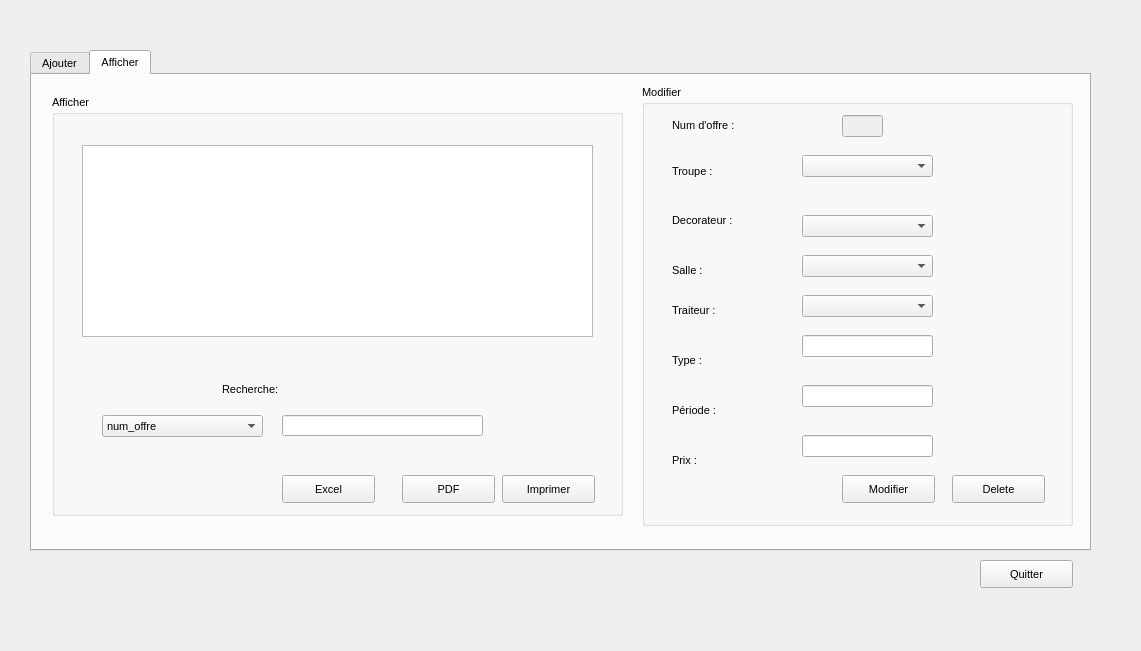
<?xml version="1.0" encoding="UTF-8"?>
<ui version="4.0">
 <class>gestionoffre</class>
 <widget class="QDialog" name="gestionoffre">
  <property name="geometry">
   <rect>
    <x>0</x>
    <y>0</y>
    <width>1141</width>
    <height>651</height>
   </rect>
  </property>
  <property name="font">
   <font>
    <pointsize>8</pointsize>
   </font>
  </property>
  <property name="windowTitle">
   <string>Gestion des offres</string>
  </property>
  <widget class="QTabWidget" name="Ajouter_2">
   <property name="geometry">
    <rect>
     <x>30</x>
     <y>50</y>
     <width>1061</width>
     <height>501</height>
    </rect>
   </property>
   <property name="font">
    <font>
     <family>MS Shell Dlg 2</family>
     <pointsize>8</pointsize>
     <weight>50</weight>
     <bold>false</bold>
    </font>
   </property>
   <property name="currentIndex">
    <number>1</number>
   </property>
   <widget class="QWidget" name="Ajouter_4">
    <attribute name="title">
     <string>Ajouter</string>
    </attribute>
    <widget class="QLabel" name="label_4">
     <property name="geometry">
      <rect>
       <x>40</x>
       <y>50</y>
       <width>171</width>
       <height>31</height>
      </rect>
     </property>
     <property name="font">
      <font>
       <family>Tahoma</family>
       <pointsize>8</pointsize>
       <weight>50</weight>
       <bold>false</bold>
      </font>
     </property>
     <property name="text">
      <string>Num d'offre :</string>
     </property>
    </widget>
    <widget class="QLabel" name="label_29">
     <property name="geometry">
      <rect>
       <x>40</x>
       <y>330</y>
       <width>171</width>
       <height>31</height>
      </rect>
     </property>
     <property name="font">
      <font>
       <family>Tahoma</family>
       <pointsize>8</pointsize>
       <weight>50</weight>
       <bold>false</bold>
      </font>
     </property>
     <property name="text">
      <string>Periode :</string>
     </property>
    </widget>
    <widget class="QLabel" name="label_30">
     <property name="geometry">
      <rect>
       <x>40</x>
       <y>375</y>
       <width>171</width>
       <height>31</height>
      </rect>
     </property>
     <property name="font">
      <font>
       <family>Tahoma</family>
       <pointsize>8</pointsize>
       <weight>50</weight>
       <bold>false</bold>
      </font>
     </property>
     <property name="text">
      <string>Prix :</string>
     </property>
    </widget>
    <widget class="QLineEdit" name="le_num_3">
     <property name="geometry">
      <rect>
       <x>390</x>
       <y>50</y>
       <width>41</width>
       <height>22</height>
      </rect>
     </property>
     <property name="font">
      <font>
       <family>Tahoma</family>
       <pointsize>8</pointsize>
       <weight>50</weight>
       <bold>false</bold>
      </font>
     </property>
     <property name="text">
      <string/>
     </property>
    </widget>
    <widget class="QLineEdit" name="le_prix_3">
     <property name="geometry">
      <rect>
       <x>350</x>
       <y>380</y>
       <width>131</width>
       <height>22</height>
      </rect>
     </property>
     <property name="font">
      <font>
       <family>Tahoma</family>
       <pointsize>8</pointsize>
       <weight>50</weight>
       <bold>false</bold>
      </font>
     </property>
     <property name="text">
      <string/>
     </property>
    </widget>
    <widget class="QLabel" name="label_41">
     <property name="geometry">
      <rect>
       <x>40</x>
       <y>100</y>
       <width>191</width>
       <height>31</height>
      </rect>
     </property>
     <property name="font">
      <font>
       <family>Tahoma</family>
       <pointsize>8</pointsize>
       <weight>50</weight>
       <bold>false</bold>
      </font>
     </property>
     <property name="text">
      <string>Troupe :</string>
     </property>
    </widget>
    <widget class="QPushButton" name="pushButton_7">
     <property name="geometry">
      <rect>
       <x>640</x>
       <y>410</y>
       <width>93</width>
       <height>28</height>
      </rect>
     </property>
     <property name="font">
      <font>
       <family>Tahoma</family>
       <pointsize>8</pointsize>
       <weight>50</weight>
       <bold>false</bold>
      </font>
     </property>
     <property name="text">
      <string>Ajouter</string>
     </property>
    </widget>
    <widget class="QLineEdit" name="lineEdit_11">
     <property name="geometry">
      <rect>
       <x>350</x>
       <y>330</y>
       <width>131</width>
       <height>22</height>
      </rect>
     </property>
     <property name="font">
      <font>
       <family>Tahoma</family>
       <pointsize>8</pointsize>
       <weight>50</weight>
       <bold>false</bold>
      </font>
     </property>
    </widget>
    <widget class="QLineEdit" name="lineEdit_13">
     <property name="geometry">
      <rect>
       <x>350</x>
       <y>280</y>
       <width>131</width>
       <height>22</height>
      </rect>
     </property>
     <property name="font">
      <font>
       <family>Tahoma</family>
       <pointsize>8</pointsize>
       <weight>50</weight>
       <bold>false</bold>
      </font>
     </property>
    </widget>
    <widget class="QComboBox" name="comboBox">
     <property name="geometry">
      <rect>
       <x>350</x>
       <y>100</y>
       <width>131</width>
       <height>22</height>
      </rect>
     </property>
     <property name="font">
      <font>
       <family>Tahoma</family>
       <pointsize>8</pointsize>
       <weight>50</weight>
       <bold>false</bold>
      </font>
     </property>
    </widget>
    <widget class="QComboBox" name="comboBox_2">
     <property name="geometry">
      <rect>
       <x>350</x>
       <y>150</y>
       <width>131</width>
       <height>22</height>
      </rect>
     </property>
     <property name="font">
      <font>
       <family>Tahoma</family>
       <pointsize>8</pointsize>
       <weight>50</weight>
       <bold>false</bold>
      </font>
     </property>
    </widget>
    <widget class="QComboBox" name="comboBox_3">
     <property name="geometry">
      <rect>
       <x>350</x>
       <y>200</y>
       <width>131</width>
       <height>22</height>
      </rect>
     </property>
     <property name="font">
      <font>
       <family>Tahoma</family>
       <pointsize>8</pointsize>
       <weight>50</weight>
       <bold>false</bold>
      </font>
     </property>
    </widget>
    <widget class="QComboBox" name="comboBox_4">
     <property name="geometry">
      <rect>
       <x>350</x>
       <y>240</y>
       <width>131</width>
       <height>22</height>
      </rect>
     </property>
     <property name="font">
      <font>
       <family>Tahoma</family>
       <pointsize>8</pointsize>
       <weight>50</weight>
       <bold>false</bold>
      </font>
     </property>
    </widget>
    <widget class="QGroupBox" name="groupBox">
     <property name="geometry">
      <rect>
       <x>10</x>
       <y>10</y>
       <width>741</width>
       <height>441</height>
      </rect>
     </property>
     <property name="font">
      <font>
       <family>Tahoma</family>
       <pointsize>8</pointsize>
       <weight>50</weight>
       <bold>false</bold>
      </font>
     </property>
     <property name="title">
      <string>Ajouter</string>
     </property>
     <widget class="QLabel" name="label_42">
      <property name="geometry">
       <rect>
        <x>30</x>
        <y>120</y>
        <width>191</width>
        <height>41</height>
       </rect>
      </property>
      <property name="font">
       <font>
        <family>Tahoma</family>
        <pointsize>8</pointsize>
        <weight>50</weight>
        <bold>false</bold>
       </font>
      </property>
      <property name="text">
       <string>Decorateur :</string>
      </property>
     </widget>
     <widget class="QLabel" name="label_35">
      <property name="geometry">
       <rect>
        <x>30</x>
        <y>160</y>
        <width>181</width>
        <height>51</height>
       </rect>
      </property>
      <property name="font">
       <font>
        <family>Tahoma</family>
        <pointsize>8</pointsize>
        <weight>50</weight>
        <bold>false</bold>
       </font>
      </property>
      <property name="text">
       <string>Salle :</string>
      </property>
     </widget>
     <widget class="QLabel" name="label_43">
      <property name="geometry">
       <rect>
        <x>30</x>
        <y>210</y>
        <width>181</width>
        <height>41</height>
       </rect>
      </property>
      <property name="font">
       <font>
        <family>Tahoma</family>
        <pointsize>8</pointsize>
        <weight>50</weight>
        <bold>false</bold>
       </font>
      </property>
      <property name="text">
       <string>Traiteur :</string>
      </property>
     </widget>
     <widget class="QLabel" name="label_28">
      <property name="geometry">
       <rect>
        <x>30</x>
        <y>260</y>
        <width>171</width>
        <height>41</height>
       </rect>
      </property>
      <property name="font">
       <font>
        <family>Tahoma</family>
        <pointsize>8</pointsize>
        <weight>50</weight>
        <bold>false</bold>
       </font>
      </property>
      <property name="text">
       <string>Type :</string>
      </property>
     </widget>
    </widget>
    <zorder>groupBox</zorder>
    <zorder>label_4</zorder>
    <zorder>label_29</zorder>
    <zorder>label_30</zorder>
    <zorder>le_num_3</zorder>
    <zorder>le_prix_3</zorder>
    <zorder>label_41</zorder>
    <zorder>pushButton_7</zorder>
    <zorder>lineEdit_11</zorder>
    <zorder>lineEdit_13</zorder>
    <zorder>comboBox</zorder>
    <zorder>comboBox_2</zorder>
    <zorder>comboBox_3</zorder>
    <zorder>comboBox_4</zorder>
   </widget>
   <widget class="QWidget" name="Consulter_3">
    <attribute name="title">
     <string>Afficher</string>
    </attribute>
    <widget class="QGroupBox" name="groupBox_2">
     <property name="geometry">
      <rect>
       <x>20</x>
       <y>20</y>
       <width>571</width>
       <height>421</height>
      </rect>
     </property>
     <property name="font">
      <font>
       <family>MS Shell Dlg 2</family>
       <pointsize>8</pointsize>
       <weight>50</weight>
       <bold>false</bold>
      </font>
     </property>
     <property name="title">
      <string>Afficher</string>
     </property>
     <widget class="QLineEdit" name="lineEdit_3">
      <property name="geometry">
       <rect>
        <x>230</x>
        <y>320</y>
        <width>201</width>
        <height>21</height>
       </rect>
      </property>
      <property name="font">
       <font>
        <family>MS Shell Dlg 2</family>
        <pointsize>8</pointsize>
        <weight>50</weight>
        <bold>false</bold>
       </font>
      </property>
     </widget>
     <widget class="QTableView" name="taboffre">
      <property name="geometry">
       <rect>
        <x>30</x>
        <y>50</y>
        <width>511</width>
        <height>192</height>
       </rect>
      </property>
      <property name="font">
       <font>
        <family>MS Shell Dlg 2</family>
        <pointsize>8</pointsize>
        <weight>50</weight>
        <bold>false</bold>
       </font>
      </property>
     </widget>
     <widget class="QPushButton" name="pushButton_17">
      <property name="geometry">
       <rect>
        <x>450</x>
        <y>380</y>
        <width>93</width>
        <height>28</height>
       </rect>
      </property>
      <property name="font">
       <font>
        <family>MS Shell Dlg 2</family>
        <pointsize>8</pointsize>
        <weight>50</weight>
        <bold>false</bold>
       </font>
      </property>
      <property name="text">
       <string>Imprimer</string>
      </property>
     </widget>
     <widget class="QComboBox" name="comboBox_5">
      <property name="geometry">
       <rect>
        <x>50</x>
        <y>320</y>
        <width>161</width>
        <height>22</height>
       </rect>
      </property>
      <property name="font">
       <font>
        <family>MS Shell Dlg 2</family>
        <pointsize>8</pointsize>
        <weight>50</weight>
        <bold>false</bold>
       </font>
      </property>
      <item>
       <property name="text">
        <string>num_offre</string>
       </property>
      </item>
      <item>
       <property name="text">
        <string>periode</string>
       </property>
      </item>
      <item>
       <property name="text">
        <string>type</string>
       </property>
      </item>
      <item>
       <property name="text">
        <string>prix_offre</string>
       </property>
      </item>
     </widget>
     <widget class="QLabel" name="label_8">
      <property name="geometry">
       <rect>
        <x>170</x>
        <y>279</y>
        <width>141</width>
        <height>31</height>
       </rect>
      </property>
      <property name="font">
       <font>
        <family>MS Shell Dlg 2</family>
        <pointsize>8</pointsize>
        <weight>50</weight>
        <bold>false</bold>
       </font>
      </property>
      <property name="text">
       <string>Recherche:</string>
      </property>
     </widget>
     <widget class="QPushButton" name="pushPDF">
      <property name="geometry">
       <rect>
        <x>350</x>
        <y>380</y>
        <width>93</width>
        <height>28</height>
       </rect>
      </property>
      <property name="font">
       <font>
        <family>MS Shell Dlg 2</family>
        <pointsize>8</pointsize>
        <weight>50</weight>
        <bold>false</bold>
       </font>
      </property>
      <property name="text">
       <string>PDF</string>
      </property>
     </widget>
     <widget class="QPushButton" name="pushButton">
      <property name="geometry">
       <rect>
        <x>230</x>
        <y>380</y>
        <width>93</width>
        <height>28</height>
       </rect>
      </property>
      <property name="text">
       <string>Excel</string>
      </property>
     </widget>
    </widget>
    <widget class="QLabel" name="label_56">
     <property name="geometry">
      <rect>
       <x>640</x>
       <y>86</y>
       <width>101</width>
       <height>20</height>
      </rect>
     </property>
     <property name="font">
      <font>
       <family>MS Shell Dlg 2</family>
       <pointsize>8</pointsize>
       <weight>50</weight>
       <bold>false</bold>
      </font>
     </property>
     <property name="text">
      <string>Troupe :</string>
     </property>
    </widget>
    <widget class="QComboBox" name="comboBox_17">
     <property name="geometry">
      <rect>
       <x>770</x>
       <y>140</y>
       <width>131</width>
       <height>22</height>
      </rect>
     </property>
     <property name="font">
      <font>
       <family>MS Shell Dlg 2</family>
       <pointsize>8</pointsize>
       <weight>50</weight>
       <bold>false</bold>
      </font>
     </property>
    </widget>
    <widget class="QLabel" name="label_57">
     <property name="geometry">
      <rect>
       <x>640</x>
       <y>270</y>
       <width>91</width>
       <height>31</height>
      </rect>
     </property>
     <property name="font">
      <font>
       <family>MS Shell Dlg 2</family>
       <pointsize>8</pointsize>
       <weight>50</weight>
       <bold>false</bold>
      </font>
     </property>
     <property name="text">
      <string>Type :</string>
     </property>
    </widget>
    <widget class="QLabel" name="label_58">
     <property name="geometry">
      <rect>
       <x>640</x>
       <y>135</y>
       <width>101</width>
       <height>21</height>
      </rect>
     </property>
     <property name="font">
      <font>
       <family>MS Shell Dlg 2</family>
       <pointsize>8</pointsize>
       <weight>50</weight>
       <bold>false</bold>
      </font>
     </property>
     <property name="text">
      <string>Decorateur :</string>
     </property>
    </widget>
    <widget class="QLabel" name="label_59">
     <property name="geometry">
      <rect>
       <x>640</x>
       <y>225</y>
       <width>101</width>
       <height>21</height>
      </rect>
     </property>
     <property name="font">
      <font>
       <family>MS Shell Dlg 2</family>
       <pointsize>8</pointsize>
       <weight>50</weight>
       <bold>false</bold>
      </font>
     </property>
     <property name="text">
      <string>Traiteur :</string>
     </property>
    </widget>
    <widget class="QComboBox" name="comboBox_18">
     <property name="geometry">
      <rect>
       <x>770</x>
       <y>220</y>
       <width>131</width>
       <height>22</height>
      </rect>
     </property>
     <property name="font">
      <font>
       <family>MS Shell Dlg 2</family>
       <pointsize>8</pointsize>
       <weight>50</weight>
       <bold>false</bold>
      </font>
     </property>
    </widget>
    <widget class="QLabel" name="label_60">
     <property name="geometry">
      <rect>
       <x>640</x>
       <y>185</y>
       <width>91</width>
       <height>21</height>
      </rect>
     </property>
     <property name="font">
      <font>
       <family>MS Shell Dlg 2</family>
       <pointsize>8</pointsize>
       <weight>50</weight>
       <bold>false</bold>
      </font>
     </property>
     <property name="text">
      <string>Salle :</string>
     </property>
    </widget>
    <widget class="QLabel" name="label_47">
     <property name="geometry">
      <rect>
       <x>640</x>
       <y>370</y>
       <width>101</width>
       <height>31</height>
      </rect>
     </property>
     <property name="font">
      <font>
       <family>MS Shell Dlg 2</family>
       <pointsize>8</pointsize>
       <weight>50</weight>
       <bold>false</bold>
      </font>
     </property>
     <property name="text">
      <string>Prix :</string>
     </property>
    </widget>
    <widget class="QLabel" name="label_61">
     <property name="geometry">
      <rect>
       <x>640</x>
       <y>320</y>
       <width>111</width>
       <height>31</height>
      </rect>
     </property>
     <property name="font">
      <font>
       <family>MS Shell Dlg 2</family>
       <pointsize>8</pointsize>
       <weight>50</weight>
       <bold>false</bold>
      </font>
     </property>
     <property name="text">
      <string>Période :</string>
     </property>
    </widget>
    <widget class="QGroupBox" name="groupBox_4">
     <property name="geometry">
      <rect>
       <x>610</x>
       <y>10</y>
       <width>431</width>
       <height>441</height>
      </rect>
     </property>
     <property name="font">
      <font>
       <family>MS Shell Dlg 2</family>
       <pointsize>8</pointsize>
       <weight>50</weight>
       <bold>false</bold>
      </font>
     </property>
     <property name="title">
      <string>Modifier</string>
     </property>
     <widget class="QLineEdit" name="lineEdit_36">
      <property name="geometry">
       <rect>
        <x>160</x>
        <y>350</y>
        <width>131</width>
        <height>22</height>
       </rect>
      </property>
      <property name="font">
       <font>
        <family>MS Shell Dlg 2</family>
        <pointsize>8</pointsize>
        <weight>50</weight>
        <bold>false</bold>
       </font>
      </property>
      <property name="text">
       <string/>
      </property>
     </widget>
     <widget class="QLineEdit" name="lineEdit_37">
      <property name="geometry">
       <rect>
        <x>160</x>
        <y>300</y>
        <width>131</width>
        <height>22</height>
       </rect>
      </property>
      <property name="font">
       <font>
        <family>MS Shell Dlg 2</family>
        <pointsize>8</pointsize>
        <weight>50</weight>
        <bold>false</bold>
       </font>
      </property>
     </widget>
     <widget class="QLineEdit" name="lineEdit_38">
      <property name="geometry">
       <rect>
        <x>160</x>
        <y>250</y>
        <width>131</width>
        <height>22</height>
       </rect>
      </property>
      <property name="font">
       <font>
        <family>MS Shell Dlg 2</family>
        <pointsize>8</pointsize>
        <weight>50</weight>
        <bold>false</bold>
       </font>
      </property>
     </widget>
     <widget class="QComboBox" name="comboBox_19">
      <property name="geometry">
       <rect>
        <x>160</x>
        <y>170</y>
        <width>131</width>
        <height>22</height>
       </rect>
      </property>
      <property name="font">
       <font>
        <family>MS Shell Dlg 2</family>
        <pointsize>8</pointsize>
        <weight>50</weight>
        <bold>false</bold>
       </font>
      </property>
     </widget>
     <widget class="QComboBox" name="comboBox_20">
      <property name="geometry">
       <rect>
        <x>160</x>
        <y>70</y>
        <width>131</width>
        <height>22</height>
       </rect>
      </property>
      <property name="font">
       <font>
        <family>MS Shell Dlg 2</family>
        <pointsize>8</pointsize>
        <weight>50</weight>
        <bold>false</bold>
       </font>
      </property>
     </widget>
     <widget class="QLineEdit" name="lineEdit_39">
      <property name="enabled">
       <bool>false</bool>
      </property>
      <property name="geometry">
       <rect>
        <x>200</x>
        <y>30</y>
        <width>41</width>
        <height>22</height>
       </rect>
      </property>
      <property name="font">
       <font>
        <family>MS Shell Dlg 2</family>
        <pointsize>8</pointsize>
        <weight>50</weight>
        <bold>false</bold>
       </font>
      </property>
      <property name="text">
       <string/>
      </property>
     </widget>
     <widget class="QPushButton" name="pushButton_27">
      <property name="geometry">
       <rect>
        <x>200</x>
        <y>390</y>
        <width>93</width>
        <height>28</height>
       </rect>
      </property>
      <property name="font">
       <font>
        <family>MS Shell Dlg 2</family>
        <pointsize>8</pointsize>
        <weight>50</weight>
        <bold>false</bold>
       </font>
      </property>
      <property name="text">
       <string>Modifier</string>
      </property>
     </widget>
     <widget class="QPushButton" name="pushButton_6">
      <property name="geometry">
       <rect>
        <x>310</x>
        <y>390</y>
        <width>93</width>
        <height>28</height>
       </rect>
      </property>
      <property name="font">
       <font>
        <family>MS Shell Dlg 2</family>
        <pointsize>8</pointsize>
        <weight>50</weight>
        <bold>false</bold>
       </font>
      </property>
      <property name="text">
       <string>Delete</string>
      </property>
     </widget>
     <widget class="QLabel" name="label_45">
      <property name="geometry">
       <rect>
        <x>30</x>
        <y>30</y>
        <width>111</width>
        <height>21</height>
       </rect>
      </property>
      <property name="font">
       <font>
        <family>MS Shell Dlg 2</family>
        <pointsize>8</pointsize>
        <weight>50</weight>
        <bold>false</bold>
       </font>
      </property>
      <property name="text">
       <string>Num d'offre :</string>
      </property>
     </widget>
    </widget>
    <zorder>groupBox_4</zorder>
    <zorder>groupBox_2</zorder>
    <zorder>label_56</zorder>
    <zorder>comboBox_17</zorder>
    <zorder>label_57</zorder>
    <zorder>label_58</zorder>
    <zorder>label_59</zorder>
    <zorder>comboBox_18</zorder>
    <zorder>label_60</zorder>
    <zorder>label_47</zorder>
    <zorder>label_61</zorder>
   </widget>
  </widget>
  <widget class="QPushButton" name="quitter_bt">
   <property name="geometry">
    <rect>
     <x>980</x>
     <y>560</y>
     <width>93</width>
     <height>28</height>
    </rect>
   </property>
   <property name="font">
    <font>
     <pointsize>8</pointsize>
    </font>
   </property>
   <property name="text">
    <string>Quitter</string>
   </property>
  </widget>
 </widget>
 <resources/>
 <connections/>
</ui>
